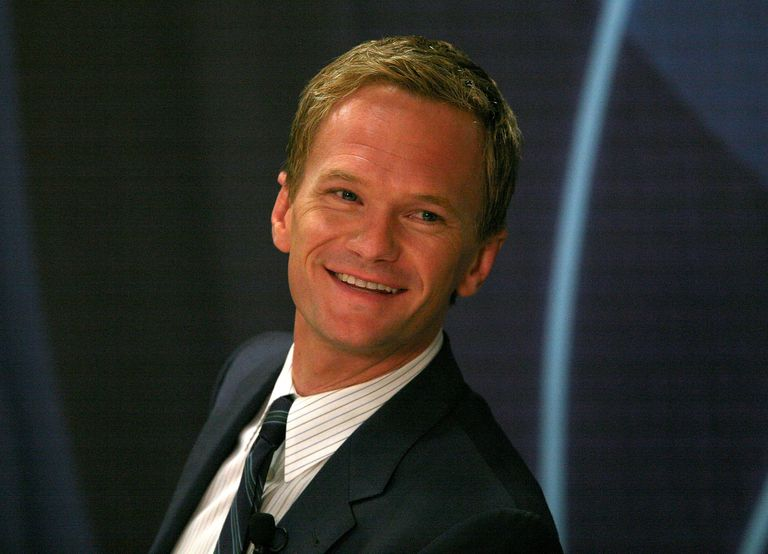
#> input picture barney.jpg, 768 x 554 px
$ python face_detection.py
#> lines starting #> are read from the running program, lines starting #| are printed output that depends on the picture
import cv2

face_classifier=cv2.CascadeClassifier('haarcascade_frontalface_default.xml')
image=cv2.imread("barney.jpg",0)
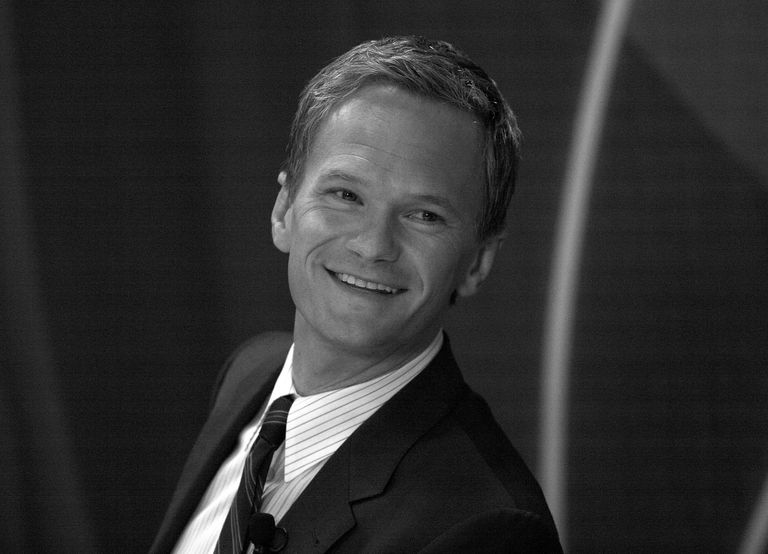
#> image: shape (554, 768); min 0, max 255, mean 47.7
cv2.imshow("find face in this picture",image)
cv2.waitKey(0)
faces=face_classifier.detectMultiScale(image,1.3,5)
#> faces = [[267, 121, 216, 216]]
if faces is ():
    print("no face found")
for x,y,w,h in faces:
    cv2.rectangle(image,(x,y),(x+w,y+h),(0,222,222),4)
    cv2.imshow("face found",image)
    cv2.waitKey(0)
#> this loop made 1 pass
#> pass 1, `cv2.imshow("face found",image)`:
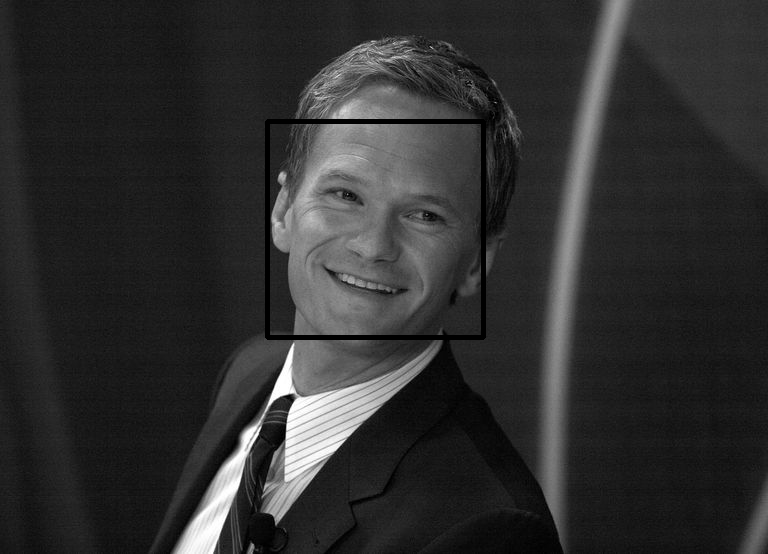
#> window 'face found': shape (554, 768); min 0, max 255, mean 47.1
cv2.destroyAllWindows()
